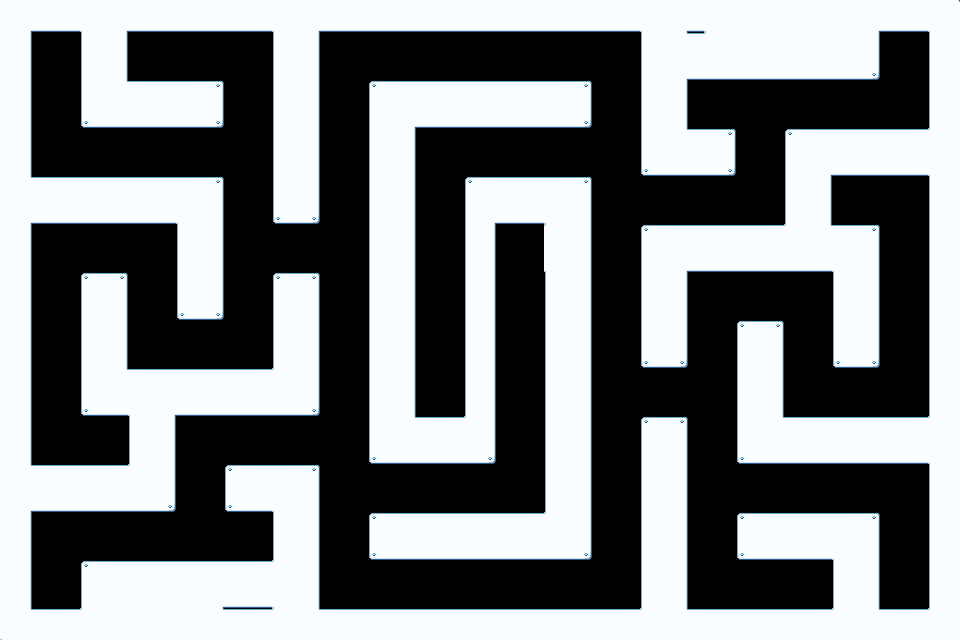

Below is a game level as drawn by its tile map, then a one-line description and the .tmx that defines it (tile-layer data replaced by summaries):
An orthogonal 60x40 tile map with 16x16 px tiles, 1 tile layer (Walls) and 45 objects.

<map version="1.2" tiledversion="1.3.1" orientation="orthogonal" renderorder="right-down" compressionlevel="-1" width="60" height="40" tilewidth="16" tileheight="16" infinite="0" nextlayerid="6" nextobjectid="57">
 <editorsettings>
  <export target="AA.lua" format="lua" />
 </editorsettings>
 <tileset firstgid="1" source="UI.tsx" />
 <layer id="4" name="Walls" width="60" height="40">
  <data>[2400 cells, 1278 non-empty, 17 distinct tile ids]</data>
 </layer>
 <objectgroup color="#ff0000" id="2" name="Bounds">
  <object id="1" x="0" y="0" width="960" height="32" />
  <object id="2" x="0" y="608" width="960" height="32" />
  <object id="3" x="928" y="32" width="32" height="576" />
  <object id="4" x="0" y="32" width="32" height="576" />
  <object id="6" x="80" y="32" width="48" height="48" />
  <object id="7" x="80" y="80" width="144" height="48" />
  <object id="8" x="32" y="176" width="192" height="48" />
  <object id="10" x="176" y="224" width="48" height="96" />
  <object id="11" x="736" y="512" width="144" height="48" />
  <object id="12" x="736" y="416" width="192" height="48" />
  <object id="13" x="784" y="128" width="144" height="48" />
  <object id="14" x="640" y="128" width="96" height="48" />
  <object id="15" x="368" y="80" width="224" height="48" />
  <object id="16" x="416" y="416" width="80" height="48" />
  <object id="17" x="464" y="176" width="80" height="48" />
  <object id="18" x="640" y="224" width="240" height="48" />
  <object id="19" x="368" y="512" width="224" height="48" />
  <object id="20" x="224" y="464" width="96" height="48" />
  <object id="21" x="32" y="464" width="144" height="48" />
  <object id="22" x="80" y="368" width="240" height="48" />
  <object id="23" x="272" y="32" width="48" height="192" />
  <object id="24" x="272" y="272" width="48" height="96" />
  <object id="25" x="80" y="272" width="48" height="96" />
  <object id="26" x="640" y="272" width="48" height="96" />
  <object id="27" x="832" y="272" width="48" height="96" />
  <object id="28" x="736" y="320" width="48" height="96" />
  <object id="29" x="640" y="80" width="48" height="48" />
  <object id="30" x="272" y="512" width="48" height="48" />
  <object id="31" x="368" y="128" width="48" height="336" />
  <object id="32" x="544" y="176" width="48" height="336" />
  <object id="33" x="640" y="416" width="48" height="192" />
  <object id="34" x="832" y="560" width="48" height="48" />
  <object id="35" x="784" y="176" width="48" height="48" />
  <object id="40" x="128" y="416" width="48" height="48" />
  <object id="42" x="80" y="560" width="240" height="48" />
  <object id="43" x="464" y="224" width="32" height="192" />
  <object id="51" x="640" y="32" width="240" height="48" />
 </objectgroup>
 <objectgroup color="#00bd00" id="5" name="Warp">
  <object id="45" x="32" y="32" width="48" height="48" />
  <object id="46" x="880" y="560" width="48" height="48" />
  <object id="47" x="80" y="416" width="48" height="48" />
  <object id="48" x="832" y="176" width="48" height="48" />
  <object id="49" x="416" y="368" width="48" height="48" />
  <object id="50" x="496" y="224" width="48" height="48" />
  <object id="55" x="880" y="32" width="48" height="48" />
  <object id="56" x="32" y="560" width="48" height="48" />
 </objectgroup>
</map>